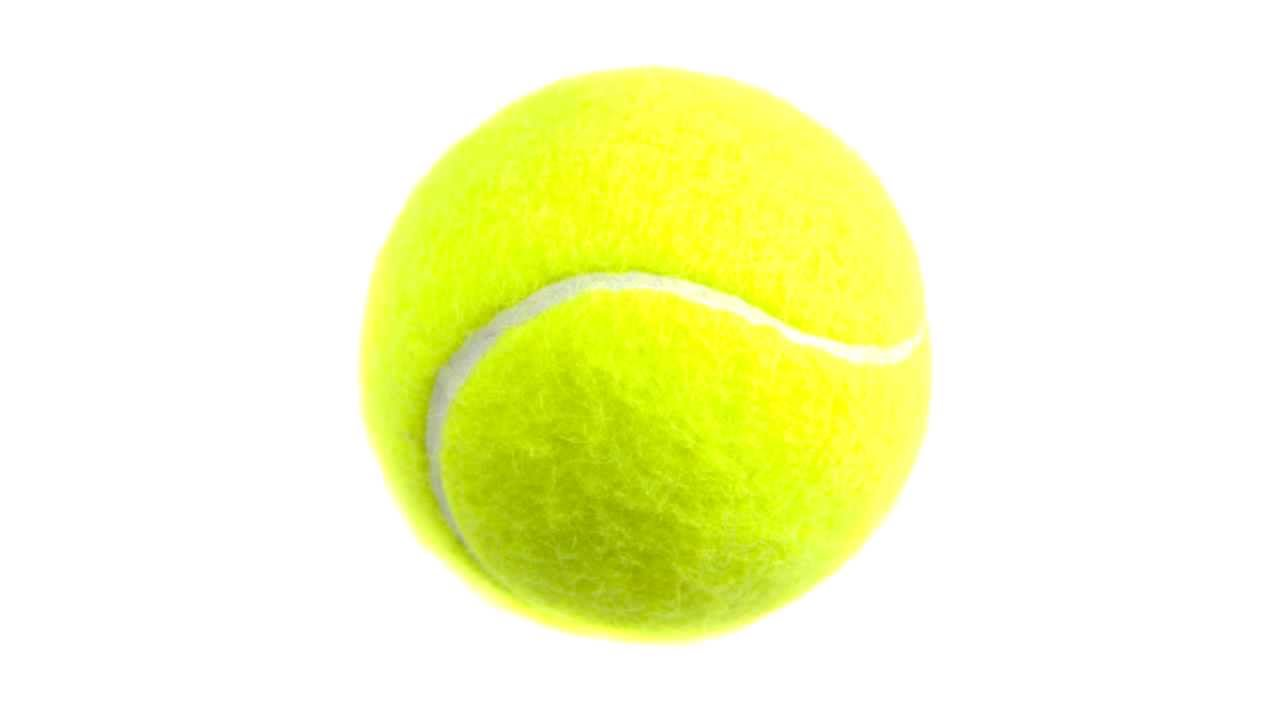
#> input picture A3/tennis.jpg, 1280 x 720 px, given in place of the camera
$ python assign_3.py   (Python 2 division)   (older library calls are emulated)
#> lines starting #> are read from the running program, lines starting #| are printed output that depends on the picture; after the words box and inside, x2 and y2 are one past the last pixel; in counts of white or black regions, pixels touching at a corner belong together
import cv2
import numpy as np
import scipy as sp
import matplotlib.pyplot as plt

'''
- Assignment 3:
- Design an embedded vision system for detecting tennis balls on Raspberry Pi.
- Strongly suggest going Linux + OpenCV + Python + Numpy + Scipy route
- Due: Sun March 27 at midnight (11:59 pm)
'''

#Ripped from the first in-class exercisei
#convert to hsv, use inRange, findContoiur, drawContour

#Look up how to use find and drawcontour

def process_cam():
	#cap = cv2.VideoCapture(-1)
	cap = cv2.VideoCapture(0)
	min1 = np.array([29, 86, 6])
	max1 = np.array([64, 255, 255])
	kernel = np.ones((5,5), np.uint8)


	while(True):
		ret, frame = cap.read()
#> frame is the input picture: shape (720, 1280, 3); mean B, G, R 197.3, 250.9, 246.5

		hsv = cv2.cvtColor(frame, cv2.COLOR_BGR2HSV)
#> hsv: shape (720, 1280, 3); mean H, S, V 10.1, 57.2, 250.9
		hue,sat,val = cv2.split(hsv)
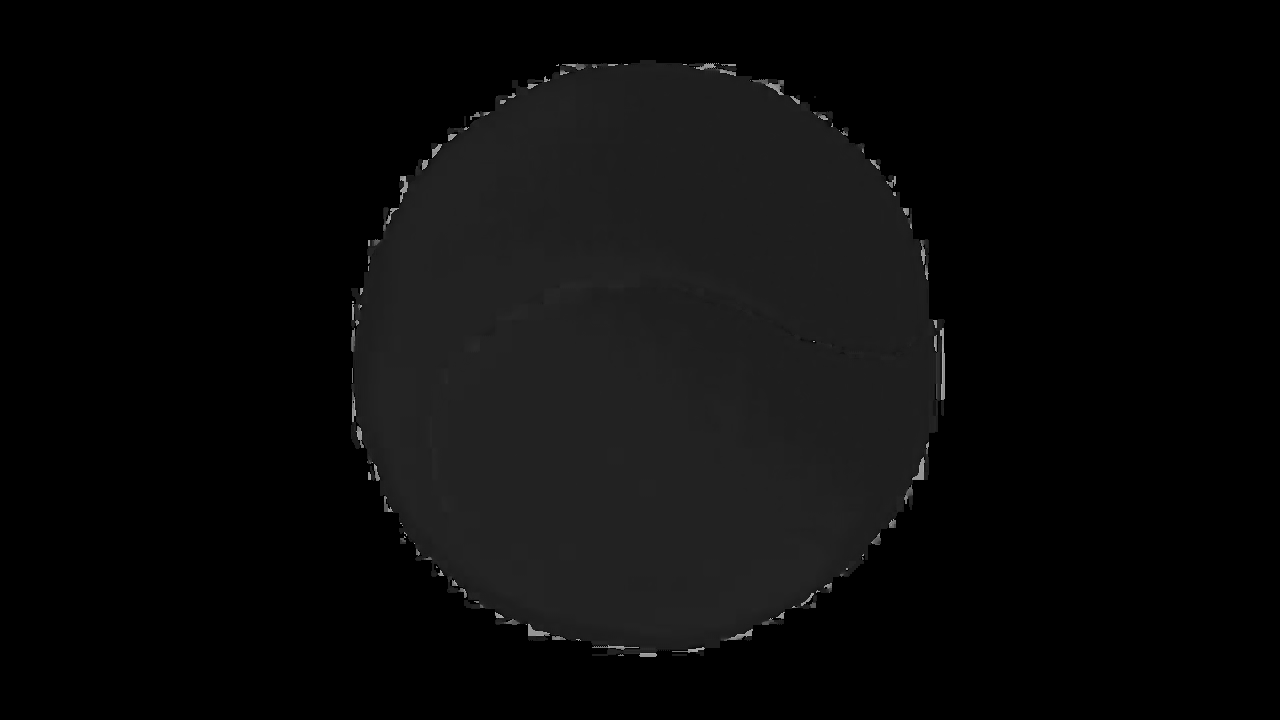
#> hue: shape (720, 1280); min 0, max 173, mean 10.1
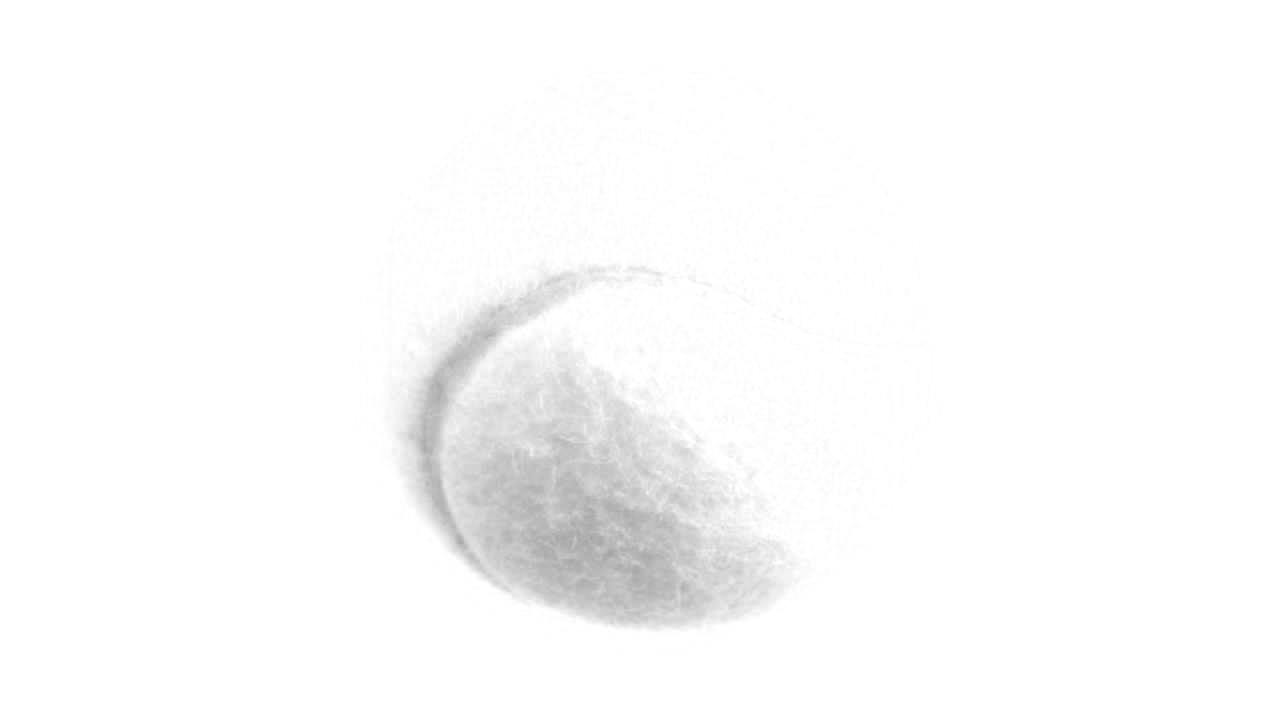
#> val: shape (720, 1280); min 161, max 255, mean 250.9

		rangeMin = np.array([0,50,50])
		rangeMax = np.array([6,255,255])

		hueThresh = cv2.inRange(np.array(hue), np.array(0), np.array(6))
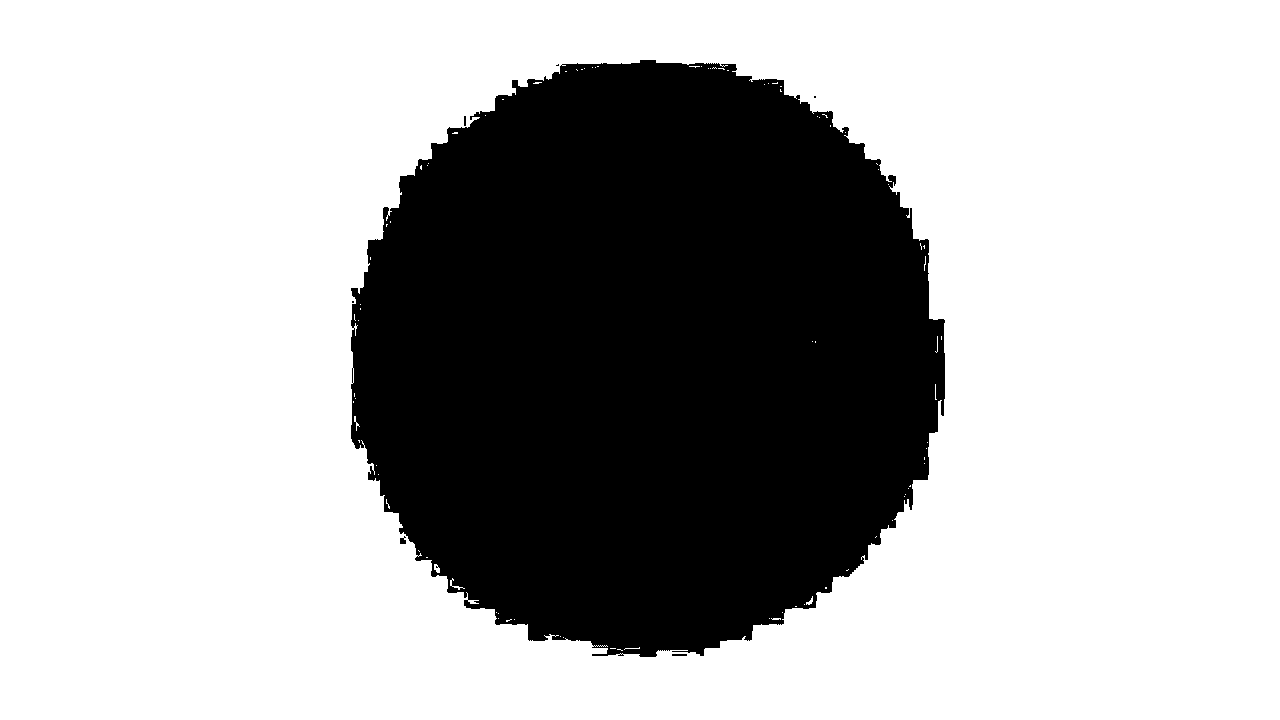
#> hueThresh: shape (720, 1280); 69.8% white; 7 black regions (3 under 20 px), largest, box (x1, y1, x2, y2) and area: (351, 60, 945, 657) 278107, (400, 536, 406, 544) 35, (672, 654, 687, 656) 30, (464, 116, 466, 126) 20
		satThresh = cv2.inRange(np.array(sat), np.array(50), np.array(240))
#> satThresh: shape (720, 1280); 20.2% white; 216 white regions (158 under 20 px), largest, box (x1, y1, x2, y2) and area: (358, 65, 932, 645) 180226, (638, 474, 688, 514) 607, (592, 522, 632, 560) 372
		valThresh = cv2.inRange(np.array(val), np.array(50), np.array(240))
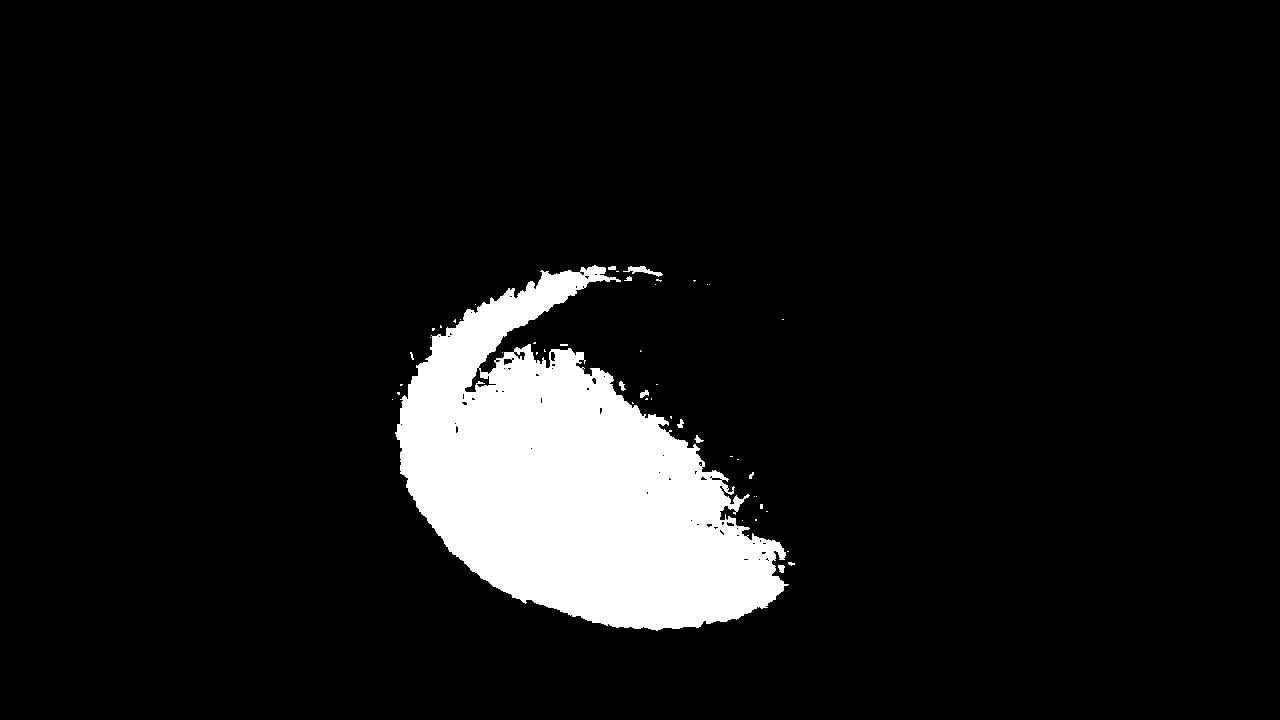
#> valThresh: shape (720, 1280); 8.5% white; 48 white regions (38 under 20 px), largest, box (x1, y1, x2, y2) and area: (395, 265, 789, 631) 77955, (623, 266, 663, 277) 166, (640, 390, 649, 398) 45

		mask = cv2.bitwise_and(hueThresh, cv2.bitwise_and(satThresh, valThresh))
#> mask: shape (720, 1280); every value is 0

		#mask = cv2.inRange(hsv, min2, max2)
		dilate = cv2.dilate(mask, kernel, 1)
		#mask = cv2.erode(mask, None, iterations=3)
		morphClose = cv2.morphologyEx(dilate, cv2.MORPH_CLOSE, kernel)
		frame_gaussian = cv2.GaussianBlur(morphClose, (5,5), 0)

		# May need to adjust radius values
		circles =  cv2.HoughCircles(morphClose, cv2.HOUGH_GRADIENT, 2, 1000, 120, 50, minRadius=10, maxRadius=0)
#> circles = [120, 0, 0, 0]
		#circles =  cv2.HoughCircles(frame_gaussian, cv2.cv.cv_HOUGH_GRADIENT, 2, 120, 120, 50, 10, 0)
		print circles
#| [[120.]
#|  [  0.]
#|  [  0.]
#|  [  0.]]
		if circles is not None:
			for i in circles[0,:]:
				cv2.circle(frame, (i[0], i[1]), i[2], (0,0,255), 5)
#> this loop made 1 pass
#> i on pass 1: 120


				#v2.circle(frame,(int(round(i[0])),int(round(i[1]))),int(round(i[2])),(0,0,255),5)
				#cv2.circle(frame, (i[0], i[1]), 2, (0,255,0), 10)


		cv2.imshow('Frame Gaussian', frame_gaussian)
		cv2.imshow("Morph", morphClose)
		cv2.imshow("Frame", frame)
		cv2.imshow("hsv", hsv)


		if cv2.waitKey(1) & 0xFF == ord('q'):
			break
	cap.release()
	cv2.destroyAllWindows()


if __name__ == '__main__':
#> (the run stopped early here; a loop or call above may not have finished)
